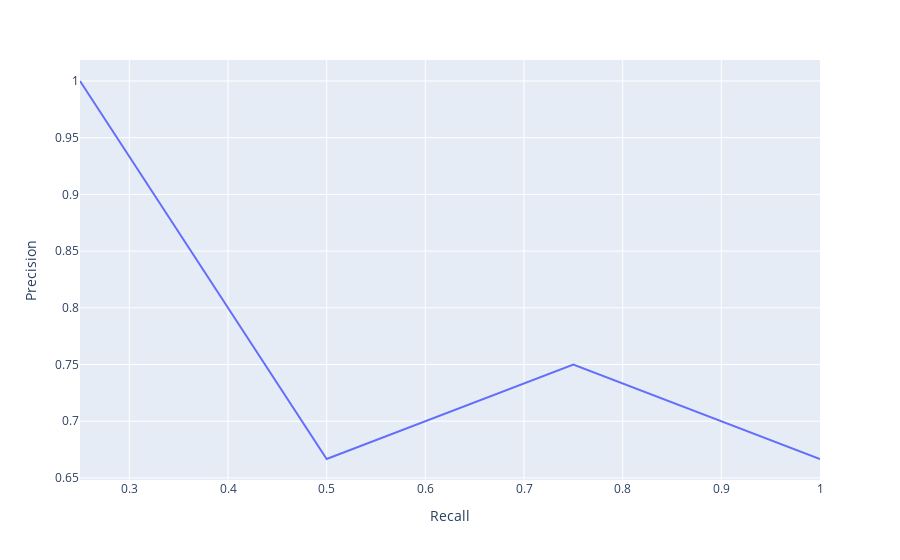

Here is the notebook cell this chart was saved with:
### Code cell
precision, recall, threshold = precision_recall_curve(y_true1,y_prob_pred1)
fig = px.line(x=recall[:-1], y = precision[:-1], hover_name=threshold)
fig.update_xaxes(title="Recall")
fig.update_yaxes(title="Precision")
fig

### Figure 1 — Plotly figure (JSON) as saved in the notebook; plotly's stock layout.template omitted (floating-point values rounded to 4 significant figures)
{"data": [{"hovertemplate": "<b>%{hovertext}</b><br><br>x=%{x}<br>y=%{y}<extra></extra>", "hovertext": [0.4, 0.5, 0.7, 0.8], "legendgroup": "", "line": {"color": "#636efa", "dash": "solid"}, "marker": {"symbol": "circle"}, "mode": "lines", "name": "", "orientation": "v", "showlegend": false, "type": "scatter", "x": [1, 0.75, 0.5, 0.25], "xaxis": "x", "y": [0.6667, 0.75, 0.6667, 1], "yaxis": "y"}], "layout": {"autosize": true, "legend": {"tracegroupgap": 0}, "margin": {"t": 60}, "xaxis": {"anchor": "y", "autorange": true, "domain": [0, 1], "range": [0.25, 1], "title": {"text": "Recall"}, "type": "linear"}, "yaxis": {"anchor": "x", "autorange": true, "domain": [0, 1], "range": [0.6481, 1.019], "title": {"text": "Precision"}, "type": "linear"}}}
